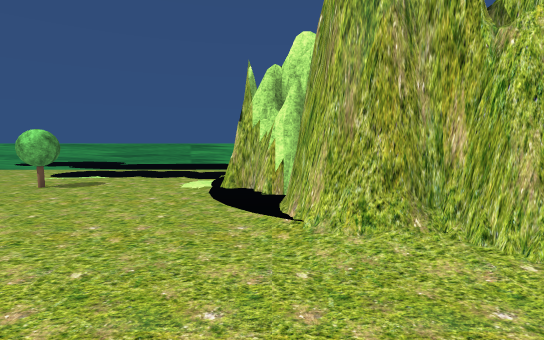
view 1 (above)

17 first-person views from a walk through a Unity game level. The camera is 1.2 m above the floor, tilts 6° down and sees 85° across. The floor is counted in squares, 1 m on a side. Each view is taken from the middle of a square. On the plan, view 1 faces up. The plan holds only what a view shows up to about 13 squares ahead; the rest is blank. The place goes on beyond the plan. Some trees and plants on the terrain are drawn as simple stand-ins. The player is left out. Some surface patterns are stand-ins.

view 2
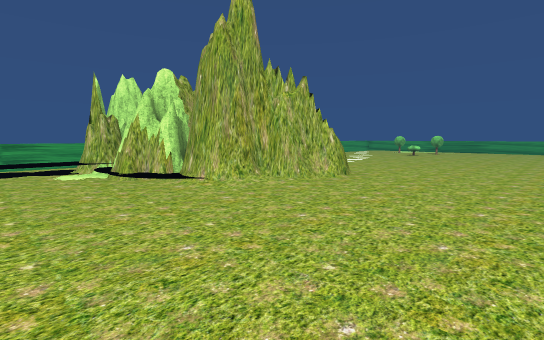

view 3
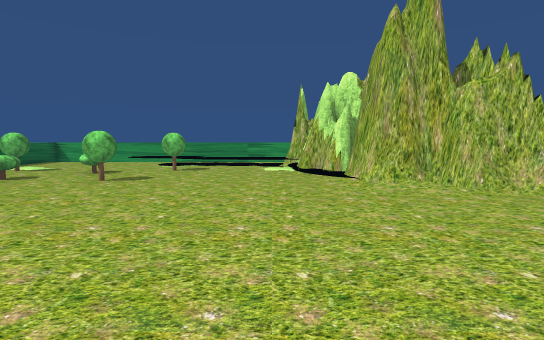

view 4
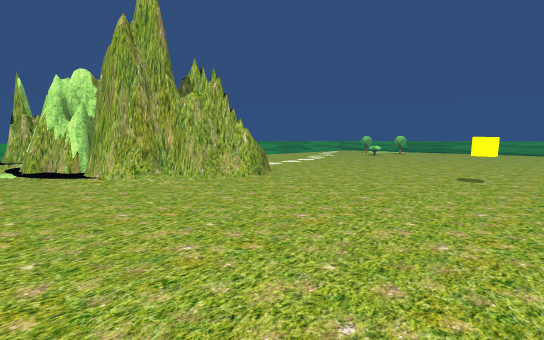

view 5
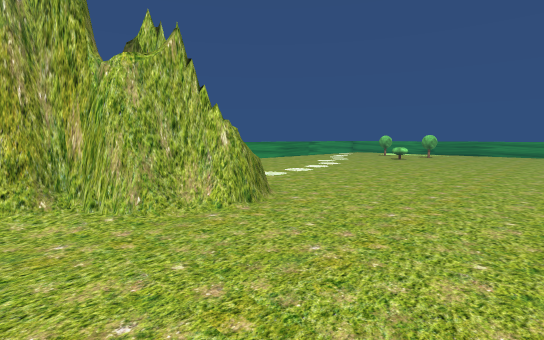

view 6
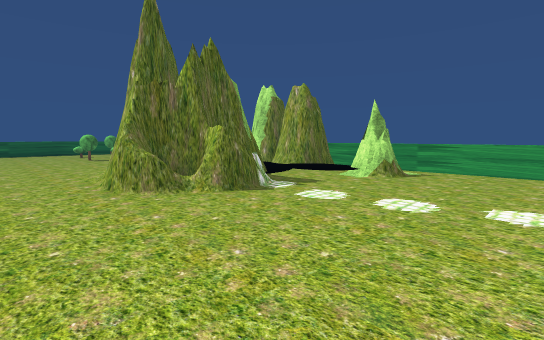

view 7
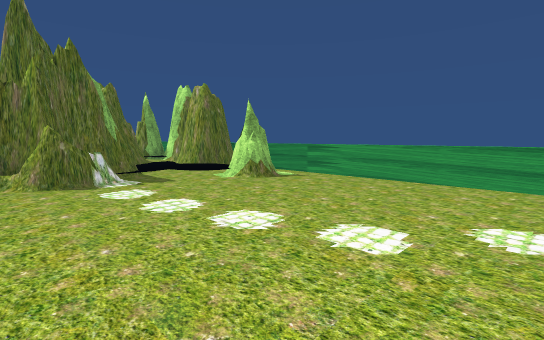

view 8
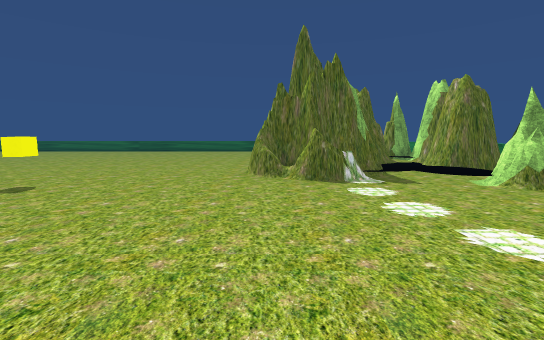

view 9
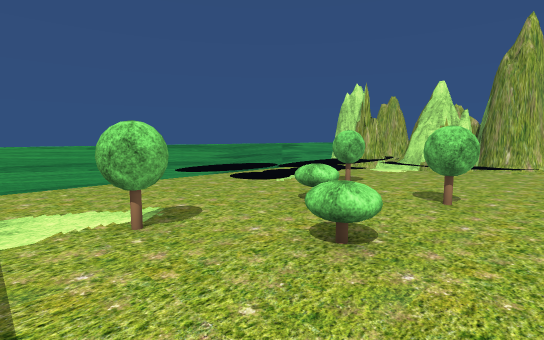

view 10
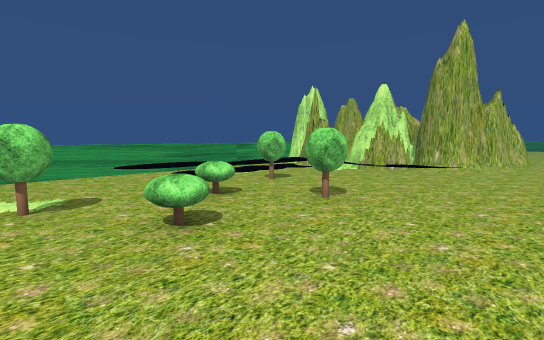

view 11
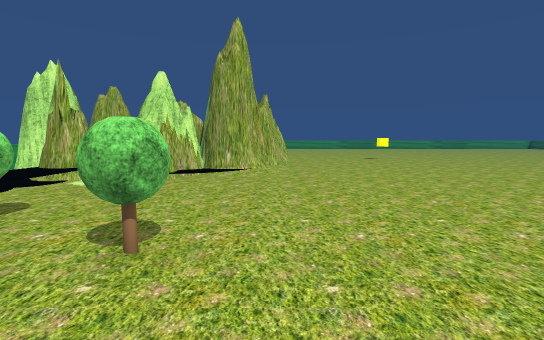

view 12
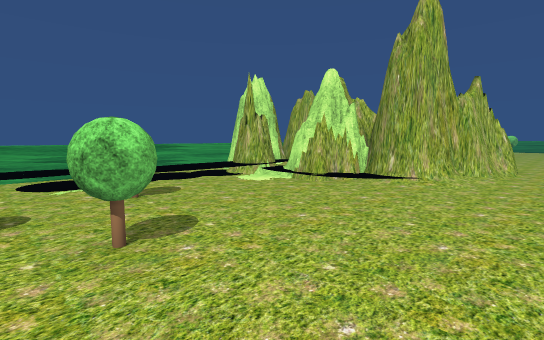

view 13
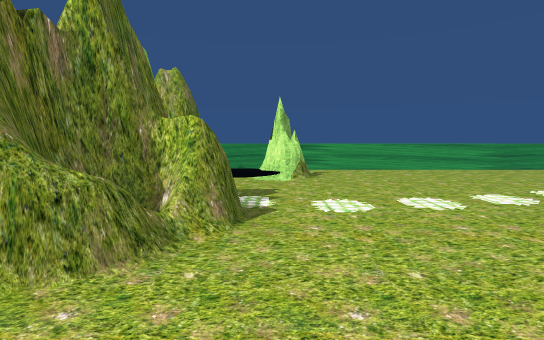

view 14
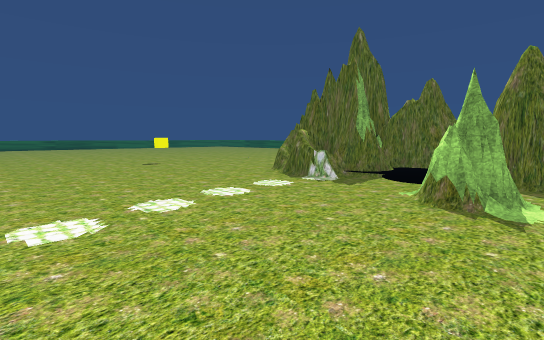

view 15
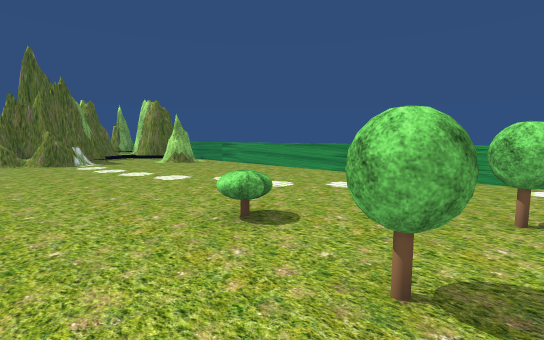

view 16
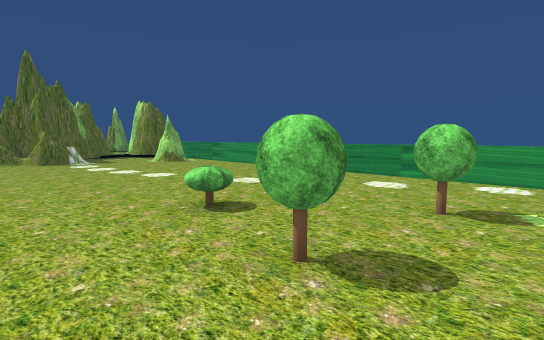

view 17
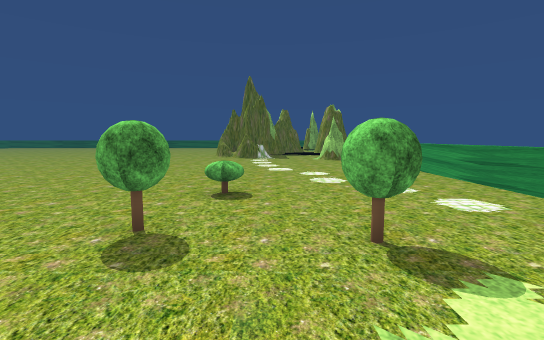

### Floor plan
Key: @ floor where view 1 was taken; # wall or solid block; . floor; = window, fence, low wall or low ledge; ~ water the walk can cross; ≈ water the walk keeps out of; O other object.
Columns run from 14 left of view 1 to 25 right of it. Each row starts with its distance up from view 1.
 12  =============#  ###==================
 11  .....~~~.....#   ##..................
 10  .....~~     ##  ###.##...............
  9 =.......~~~~~## ###~~##...............
  8  .......O....~# #~~~~~................
  7  .O.....O....## ##~≈...............OO.
  6  .....O......## ####=................. .
  5  ...O..O......###  #=...........O.....
  4   ............#######..............O..
  3  ..............#####=................
  2    ...............##..................
  1   . ...............................
  0        .......@...................
 -1         .........................
 -2          ......................
 -3           ...........O........
 -4            ...................
 -5             ............  ..
 -6               ......
 -7                ....
 -8                 ..

Where each view was taken, in squares from view 1:
view 1: 0 up, 0 right, facing up
view 2: 3 down, 4 left, facing up-right
view 3: 4 down, 2 left, facing up
view 4: 5 down, 2 left, facing up-right
view 5: 2 down, 1 right, facing up-right
view 6: 0 up, 12 right, facing up-left
view 7: 3 up, 15 right, facing up-left
view 8: 3 up, 15 right, facing left
view 9: 3 up, 13 left, facing up-right
view 10: 1 up, 12 left, facing up-right
view 11: 3 up, 10 left, facing right
view 12: 1 up, 8 left, facing up-right
view 13: 0 up, 7 right, facing up
view 14: 11 up, 14 right, facing down-left
view 15: 2 up, 22 right, facing up-left
view 16: 2 up, 23 right, facing up-left
view 17: 6 up, 25 right, facing left
